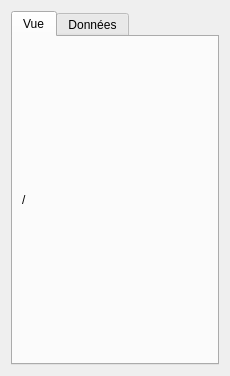
<?xml version="1.0" encoding="UTF-8"?>
<ui version="4.0">
 <class>Form</class>
 <widget class="QWidget" name="Form">
  <property name="geometry">
   <rect>
    <x>0</x>
    <y>0</y>
    <width>218</width>
    <height>376</height>
   </rect>
  </property>
  <property name="windowTitle">
   <string>Form</string>
  </property>
  <layout class="QVBoxLayout" name="verticalLayout">
   <item>
    <widget class="QTabWidget" name="tabWidget">
     <property name="currentIndex">
      <number>0</number>
     </property>
     <widget class="QWidget" name="tab">
      <attribute name="title">
       <string>Vue</string>
      </attribute>
      <layout class="QVBoxLayout" name="verticalLayout_3">
       <item>
        <widget class="QLabel" name="label_view">
         <property name="text">
          <string>/</string>
         </property>
        </widget>
       </item>
      </layout>
     </widget>
     <widget class="QWidget" name="tab_2">
      <attribute name="title">
       <string>Données</string>
      </attribute>
      <layout class="QVBoxLayout" name="verticalLayout_2" stretch="1,10">
       <item>
        <widget class="QFrame" name="frame_3">
         <property name="frameShape">
          <enum>QFrame::StyledPanel</enum>
         </property>
         <property name="frameShadow">
          <enum>QFrame::Raised</enum>
         </property>
         <layout class="QGridLayout" name="gridLayout">
          <item row="0" column="0">
           <widget class="QPushButton" name="pushButton_edit">
            <property name="text">
             <string>Editer</string>
            </property>
           </widget>
          </item>
          <item row="0" column="1">
           <widget class="QPushButton" name="pushButton_open">
            <property name="text">
             <string>Ouvrir</string>
            </property>
           </widget>
          </item>
         </layout>
        </widget>
       </item>
       <item>
        <spacer name="verticalSpacer">
         <property name="orientation">
          <enum>Qt::Vertical</enum>
         </property>
         <property name="sizeHint" stdset="0">
          <size>
           <width>20</width>
           <height>40</height>
          </size>
         </property>
        </spacer>
       </item>
      </layout>
     </widget>
    </widget>
   </item>
  </layout>
 </widget>
 <resources/>
 <connections/>
</ui>
